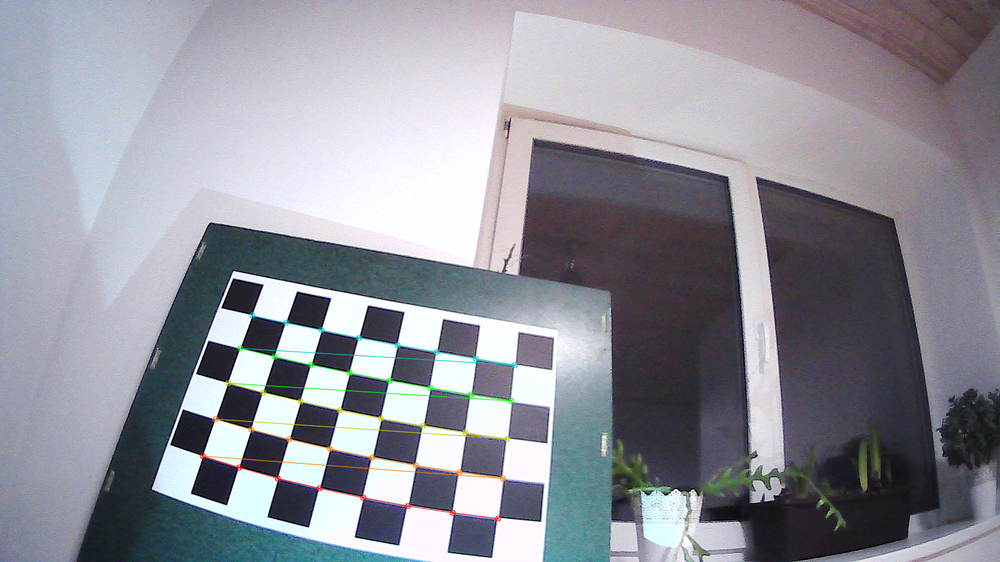
#> input picture pi_usb_intrinsics_calib/output/captures/frame_0000.png, 1000 x 562 px, shrunk from 1920 x 1080 before the run; its folder holds 4 pictures in this run
$ python calibrate_intrinsics.py
#> lines starting #> are read from the running program, lines starting #| are printed output that depends on the picture
from __future__ import annotations

import argparse
from dataclasses import dataclass
from pathlib import Path

import cv2
import numpy as np
from numpy.typing import NDArray
from typing import Any, cast


def _parse_board(s: str) -> tuple[int, int]:
    if "x" in s:
        a, b = s.lower().split("x", 1)
        return int(a), int(b)
    if "," in s:
        a, b = s.split(",", 1)
        return int(a), int(b)
    raise ValueError("Board must be like 8x5")


def find_corners(gray: Any, board_wh: tuple[int, int]) -> tuple[bool, Any]:
    if hasattr(cv2, "findChessboardCornersSB"):
        flags = cv2.CALIB_CB_NORMALIZE_IMAGE
        ok, corners = cast(Any, cv2).findChessboardCornersSB(gray, board_wh, flags)
        if ok:
            return True, corners

    flags = cv2.CALIB_CB_ADAPTIVE_THRESH + cv2.CALIB_CB_NORMALIZE_IMAGE
    ok, corners = cast(Any, cv2).findChessboardCorners(gray, board_wh, flags)
    if not ok:
        return False, None

    crit = (cv2.TERM_CRITERIA_EPS + cv2.TERM_CRITERIA_MAX_ITER, 30, 0.001)
    corners2 = cast(Any, cv2).cornerSubPix(gray, corners, (11, 11), (-1, -1), crit)
    return True, corners2


@dataclass(frozen=True)
class CalibResult:
    rms: float
    K: NDArray[np.float64]
    dist: NDArray[np.float64]
    image_size: tuple[int, int]


def reprojection_errors(
    objpoints: list[NDArray[np.float32]],
    imgpoints: list[Any],
    rvecs: list[Any],
    tvecs: list[Any],
    K: NDArray[np.float64],
    dist: NDArray[np.float64],
) -> tuple[list[float], float]:
    per_view: list[float] = []
    total_err2 = 0.0
    total_n = 0

    for obj, img, rv, tv in zip(objpoints, imgpoints, rvecs, tvecs):
        proj, _ = cv2.projectPoints(obj, rv, tv, K, dist)
        err = cv2.norm(img, proj, cv2.NORM_L2)
        n = len(obj)
        rmse = float(np.sqrt((err * err) / max(n, 1)))
        per_view.append(rmse)
        total_err2 += float(err * err)
        total_n += int(n)

    total_rmse = float(np.sqrt(total_err2 / max(total_n, 1)))
    return per_view, total_rmse


def write_yaml(path: Path, K: NDArray[np.float64], dist: NDArray[np.float64], image_size: tuple[int, int]) -> None:
    fs = cv2.FileStorage(str(path), cv2.FILE_STORAGE_WRITE)
    try:
        fs.write("image_width", int(image_size[0]))
        fs.write("image_height", int(image_size[1]))
        fs.write("camera_matrix", K)
        fs.write("distortion_coefficients", dist)
    finally:
        fs.release()


def main() -> int:
    ap = argparse.ArgumentParser()
    ap.add_argument("--input", type=str, default="output/captures")
    ap.add_argument("--board", type=str, default="8x5")
    ap.add_argument("--square-mm", type=float, default=25.0)
    ap.add_argument("--max-frames", type=int, default=0, help="0 = use all")
    ap.add_argument("--out", type=str, default="output")
    ap.add_argument("--show", action="store_true")
    args = ap.parse_args()

    board = _parse_board(args.board)
    square = float(args.square_mm) / 1000.0  # meters

    in_dir = Path(args.input)
    out_dir = Path(args.out)
    out_dir.mkdir(parents=True, exist_ok=True)

    imgs = sorted(in_dir.glob("*.png"))
    if args.max_frames and args.max_frames > 0:
        imgs = imgs[: int(args.max_frames)]

    if not imgs:
        raise SystemExit(f"No PNG images found in {in_dir}")

    # Object points grid
    objp = np.zeros((board[0] * board[1], 3), np.float32)
    objp[:, :2] = np.mgrid[0 : board[0], 0 : board[1]].T.reshape(-1, 2)
    objp *= square

    objpoints: list[NDArray[np.float32]] = []
    imgpoints: list[Any] = []
    image_size: tuple[int, int] | None = None

    used = 0
    for p in imgs:
        img = cv2.imread(str(p), cv2.IMREAD_GRAYSCALE)
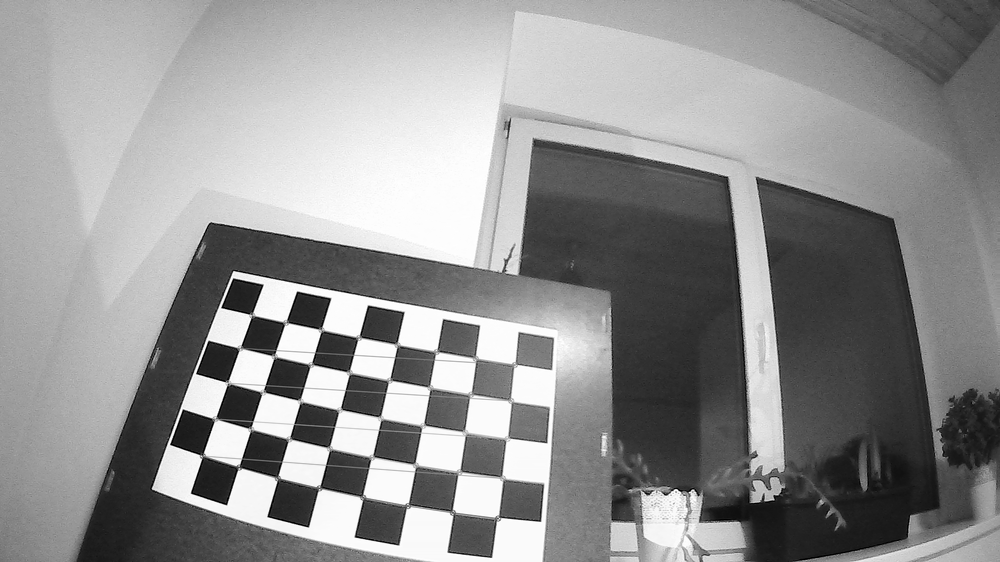
#> img: shape (562, 1000); min 0, max 255, mean 144.9
        if img is None:
            continue

        if image_size is None:
            image_size = (int(img.shape[1]), int(img.shape[0]))
#> image_size = (1000, 562)

        ok, corners = find_corners(img, board)
#> in find_corners, `ok, corners = cast(Any, cv2).findChessboardCornersSB(gray, board_wh, f..`: ok = False
#> in find_corners, `ok, corners = cast(Any, cv2).findChessboardCorners(gray, board_wh, fla..`: ok = True; corners = 40 rows, first 8: [252, 315], [285.5, 322.5], [321.5, 330], [358.5, 337.5], [397.5, 344.5], [436.5, 351.5], [476, 358.5], [515.3, 363.4]
#> in find_corners, `corners2 = cast(Any, cv2).cornerSubPix(gray, corners, (11, 11), (-1, -..`: corners2 = 40 rows, first 8: [251.8, 315.1], [285.5, 322.4], [321.3, 329.9], [358.5, 337.4], [397.1, 344.7], [436.1, 352.3], [475.6, 358.6], [514.7, 364.1]
#> ok = True; corners has the same summary as corners2 in find_corners
        if not ok or corners is None:
            continue

        objpoints.append(objp.copy())
        imgpoints.append(corners.astype(np.float32))
        used += 1

        if args.show:
            vis = cv2.cvtColor(img, cv2.COLOR_GRAY2BGR)
            cast(Any, cv2).drawChessboardCorners(vis, board, corners, True)
            cv2.imshow("corners", vis)
            if (cv2.waitKey(50) & 0xFF) == ord("q"):
                break
#> pass 2 of the loop in main, `for p in imgs:`:
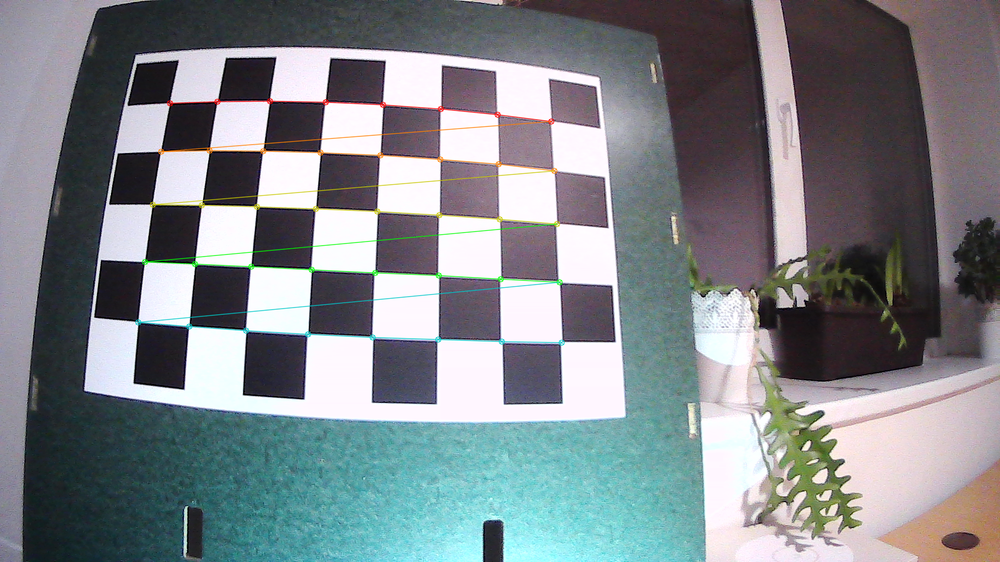
#> input picture pi_usb_intrinsics_calib/output/captures/frame_0002.png, 1000 x 562 px, shrunk from 1920 x 1080 before the run
#> in main, `img = cv2.imread(str(p), cv2.IMREAD_GRAYSCALE)`:
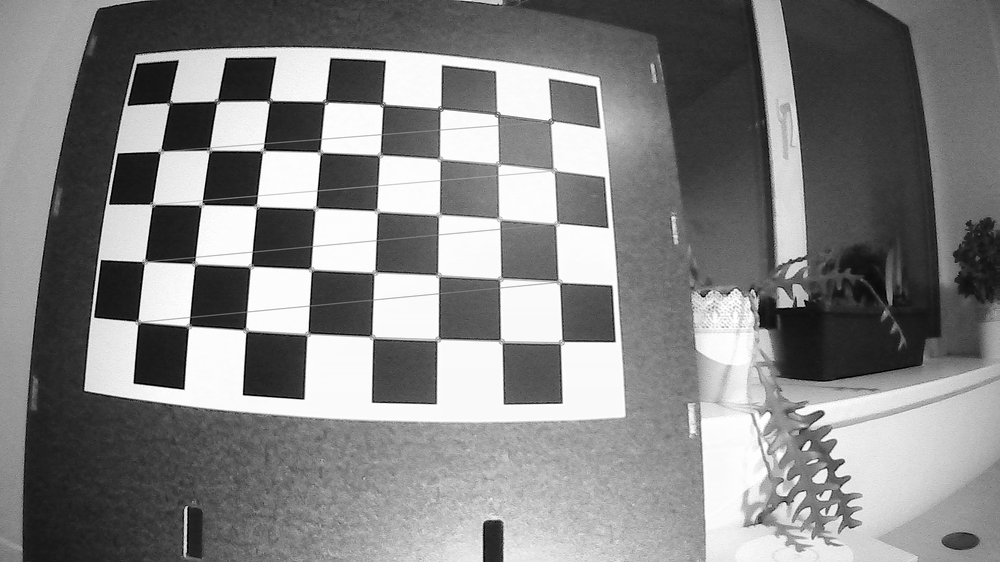
#> img: shape (562, 1000); min 0, max 255, mean 131.4
#> in find_corners (call 2), `ok, corners = cast(Any, cv2).findChessboardCorners(gray, board_wh, fla..`: corners = 40 rows, first 8: [168.2, 103.9], [217, 101.5], [269, 101], [324.5, 102], [382.5, 104.5], [440.5, 109], [498.5, 114.5], [551, 121]
#> corners2 = 40 rows, first 8: [169.5, 102.6], [217.2, 101.2], [269.4, 100.7], [324.9, 101.9], [382.6, 104.5], [440.4, 108.6], [497.4, 114.6], [551.1, 120.6]
#> in main, `ok, corners = find_corners(img, board)`: corners has the same summary as corners2 in find_corners
#> pass 3 of the loop in main, `for p in imgs:`:
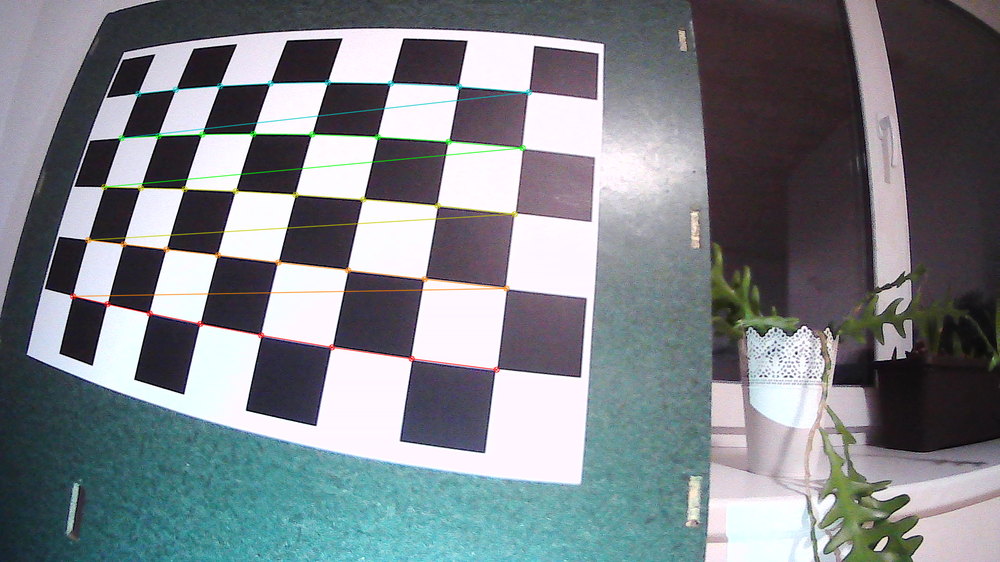
#> input picture pi_usb_intrinsics_calib/output/captures/frame_0007.png, 1000 x 562 px, shrunk from 1920 x 1080 before the run
#> in main, `img = cv2.imread(str(p), cv2.IMREAD_GRAYSCALE)`:
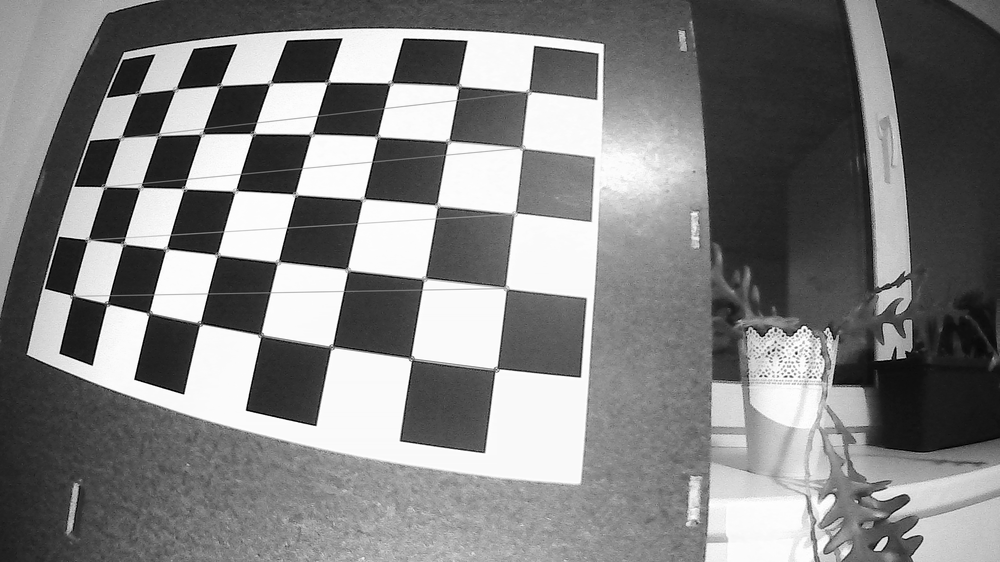
#> img: shape (562, 1000); min 0, max 255, mean 128.2
#> in find_corners (call 3), `ok, corners = cast(Any, cv2).findChessboardCornersSB(gray, board_wh, f..`: corners = 40 rows, first 8: [496, 369.1], [411.1, 358.5], [331.6, 346.9], [260.7, 335.1], [199.9, 323.6], [149, 313.1], [107, 303.9], [72.65, 295.4]
#> the loop made 4 passes; the first 3 are shown

    if args.show:
        cv2.destroyAllWindows()

    if image_size is None or used < 10:
#> (the run stopped early here; a loop or call above may not have finished)
